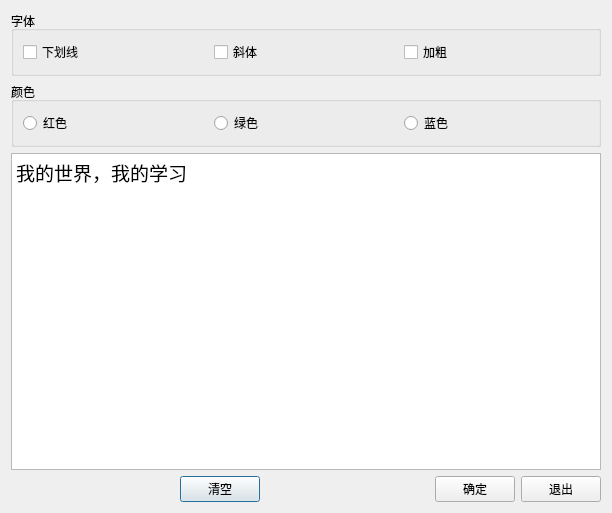
<?xml version="1.0" encoding="UTF-8"?>
<ui version="4.0">
 <class>Dialog</class>
 <widget class="QDialog" name="Dialog">
  <property name="geometry">
   <rect>
    <x>0</x>
    <y>0</y>
    <width>612</width>
    <height>513</height>
   </rect>
  </property>
  <property name="windowTitle">
   <string>Dialog</string>
  </property>
  <layout class="QVBoxLayout" name="verticalLayout">
   <item>
    <widget class="QGroupBox" name="groupBox">
     <property name="title">
      <string>字体</string>
     </property>
     <layout class="QHBoxLayout" name="horizontalLayout">
      <item>
       <widget class="QCheckBox" name="checkBox_underline">
        <property name="text">
         <string>下划线</string>
        </property>
       </widget>
      </item>
      <item>
       <widget class="QCheckBox" name="checkBox_italic">
        <property name="text">
         <string>斜体</string>
        </property>
       </widget>
      </item>
      <item>
       <widget class="QCheckBox" name="checkBox_bold">
        <property name="text">
         <string>加粗</string>
        </property>
       </widget>
      </item>
     </layout>
    </widget>
   </item>
   <item>
    <widget class="QGroupBox" name="groupBox_2">
     <property name="title">
      <string>颜色</string>
     </property>
     <layout class="QHBoxLayout" name="horizontalLayout_2">
      <item>
       <widget class="QRadioButton" name="radioButton_red">
        <property name="text">
         <string>红色</string>
        </property>
       </widget>
      </item>
      <item>
       <widget class="QRadioButton" name="radioButton_green">
        <property name="text">
         <string>绿色</string>
        </property>
       </widget>
      </item>
      <item>
       <widget class="QRadioButton" name="radioButton_blue">
        <property name="text">
         <string>蓝色</string>
        </property>
       </widget>
      </item>
     </layout>
    </widget>
   </item>
   <item>
    <widget class="QPlainTextEdit" name="plainTextEdit">
     <property name="font">
      <font>
       <family>Arial</family>
       <pointsize>14</pointsize>
      </font>
     </property>
     <property name="plainText">
      <string>我的世界，我的学习</string>
     </property>
    </widget>
   </item>
   <item>
    <layout class="QHBoxLayout" name="horizontalLayout_3">
     <item>
      <spacer name="horizontalSpacer_2">
       <property name="orientation">
        <enum>Qt::Horizontal</enum>
       </property>
       <property name="sizeHint" stdset="0">
        <size>
         <width>40</width>
         <height>20</height>
        </size>
       </property>
      </spacer>
     </item>
     <item>
      <widget class="QPushButton" name="pushButton_Clear">
       <property name="text">
        <string>清空</string>
       </property>
      </widget>
     </item>
     <item>
      <spacer name="horizontalSpacer">
       <property name="orientation">
        <enum>Qt::Horizontal</enum>
       </property>
       <property name="sizeHint" stdset="0">
        <size>
         <width>40</width>
         <height>20</height>
        </size>
       </property>
      </spacer>
     </item>
     <item>
      <widget class="QPushButton" name="pushButton_OK">
       <property name="text">
        <string>确定</string>
       </property>
      </widget>
     </item>
     <item>
      <widget class="QPushButton" name="pushButton_Close">
       <property name="text">
        <string>退出</string>
       </property>
      </widget>
     </item>
    </layout>
   </item>
  </layout>
 </widget>
 <resources/>
 <connections>
  <connection>
   <sender>pushButton_Close</sender>
   <signal>clicked()</signal>
   <receiver>Dialog</receiver>
   <slot>close()</slot>
   <hints>
    <hint type="sourcelabel">
     <x>342</x>
     <y>339</y>
    </hint>
    <hint type="destinationlabel">
     <x>196</x>
     <y>179</y>
    </hint>
   </hints>
  </connection>
  <connection>
   <sender>pushButton_OK</sender>
   <signal>clicked()</signal>
   <receiver>Dialog</receiver>
   <slot>accept()</slot>
   <hints>
    <hint type="sourcelabel">
     <x>256</x>
     <y>339</y>
    </hint>
    <hint type="destinationlabel">
     <x>196</x>
     <y>179</y>
    </hint>
   </hints>
  </connection>
 </connections>
</ui>
